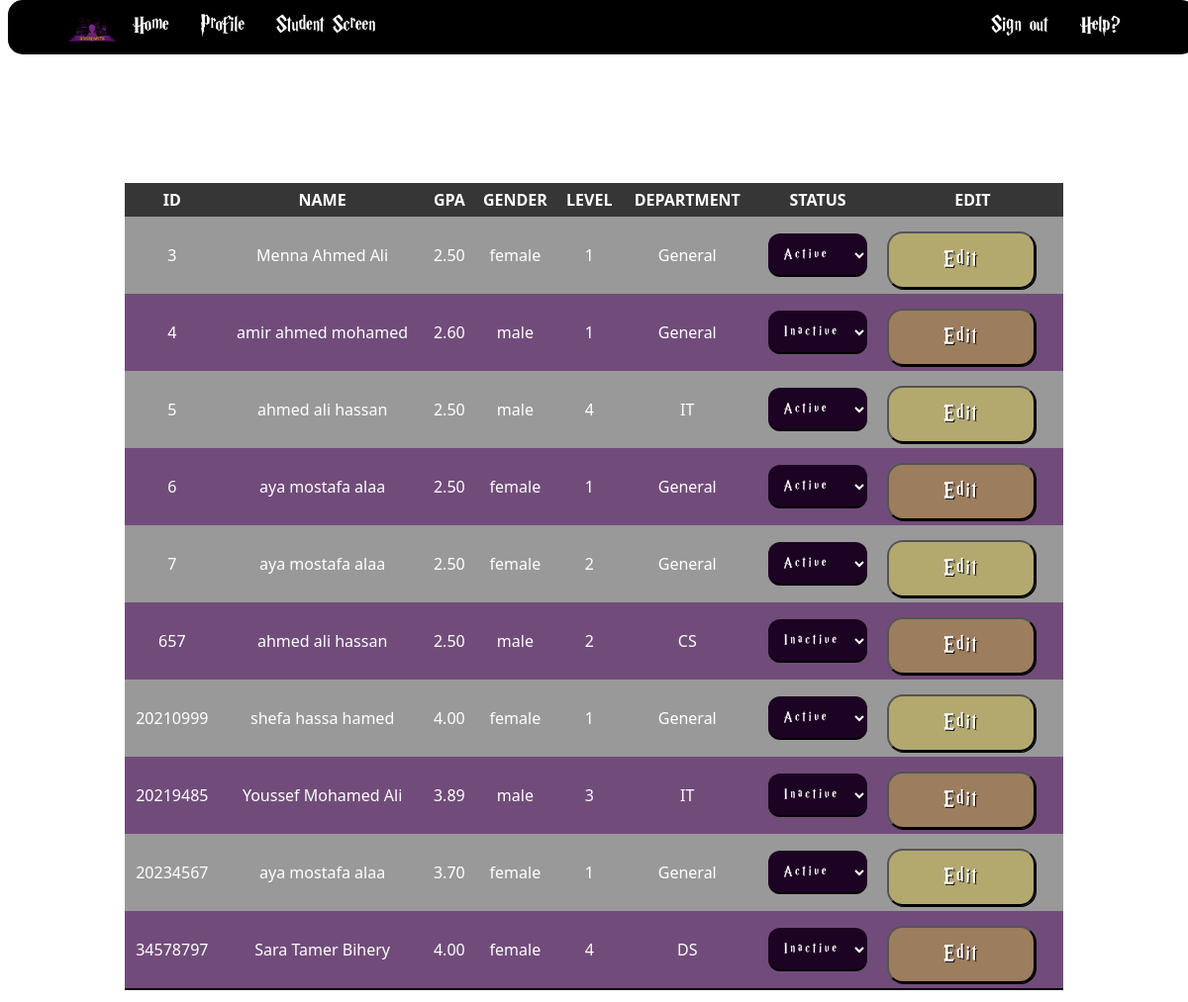
The page /home/student_screen/view on the database as committed earlier.
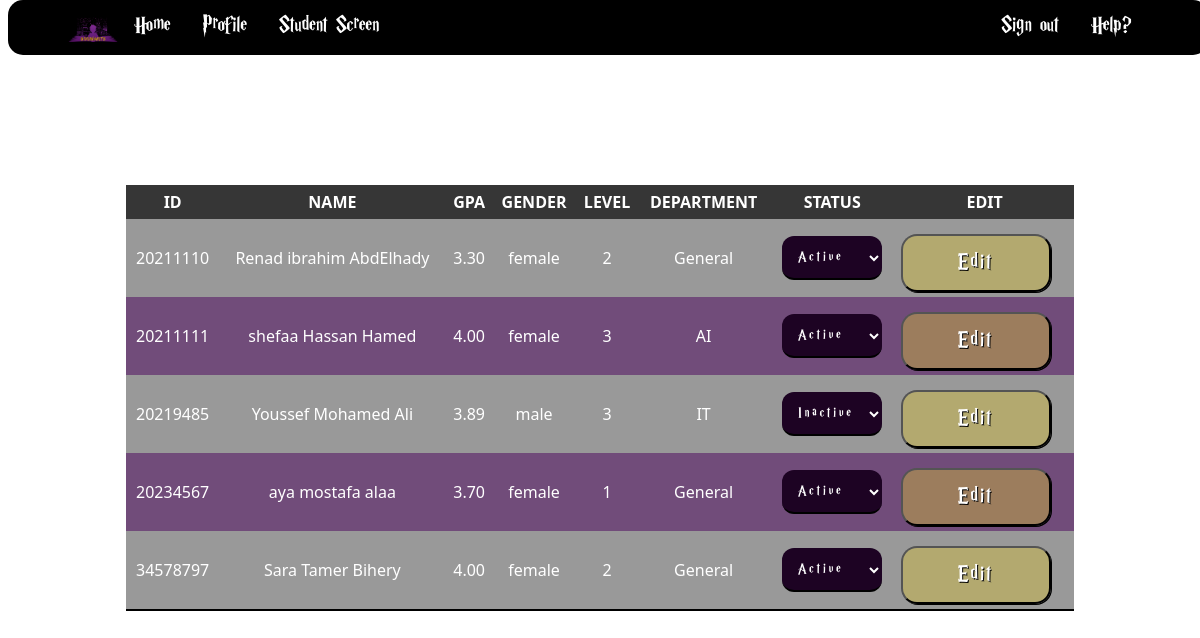
The same page on the database as committed later.
### app/models.py (models this page shows)
class Student(models.Model):
    name = models.CharField(max_length=50)
    id = models.IntegerField(primary_key=True)
    email = models.CharField(max_length=100)
    phone = models.CharField(max_length=12)
    gender = models.CharField(max_length=10, choices=CHOICE)
    status = models.CharField(max_length=10, choices=STATUS)
    level = models.IntegerField(choices=LEVEL)
    department = models.CharField(
        max_length=30, choices=DEPARTMENT, default=None)
    gpa = models.DecimalField(max_digits=3, decimal_places=2, default=None)
    nationalid = models.IntegerField(default=None)
    nationality = models.CharField(max_length=50, choices=NATIONALITY)
    birthdate = models.DateTimeField(default=None)

### app/views.py (the view)
# urls.py: path('home/student_screen/view', views.view, name='viewpage'),
def view(request):
    students = Student.objects.all()
    return render(request, 'view.html', {'students': students})

### app/templates/view.html (shortened to what this page needs)
{% load static %}
<!DOCTYPE html>
<html lang="en">
  <head>
    <link rel="stylesheet" href="{% static 'styleSheet.css' %}" />
  </head>
  <header>
    <nav>
      <ul class="left">
        <li>
          <img
            src="../../static/imgs/logo.png"
            alt=""
            width="20px"
            height="20px"
            title="logo"
          />
        </li>
        <li><a href="../">Home</a></li>
        <li><a href="../profile">Profile</a></li>
        <li><a href="../student_screen">Student Screen</a></li>
      </ul>
      <ul class="right">
        <li><a href="../../signin">Sign out</a></li>
        <li><a href="../help">Help?</a></li>
      </ul>
    </nav>
  </header>
  <body>
    <h1 class="center">Students Records</h1>
    <br />
    <div>
      <table id="table-records">
        <tr>
          <th><b>ID</b></th>
          <th><b>Name</b></th>
          <th><b>GPA</b></th>
          <th><b>Gender</b></th>
          <th><b>Level</b></th>
          <th><b>Department</b></th>
          <th><b>Status</b></th>
          <th><b>Edit</b></th>
        </tr>
        <tbody id="tbody">
          {% for student in students %}
          <tr>
            <td>{{student.id}}</td>
            <td>{{student.name}}</td>
            <td>{{student.gpa}}</td>
            <td>{{ student.get_gender_display }}</td>
            <td>{{ student.get_level_display }}</td>
            <td>{{ student.get_department_display }}</td>
            <td>
              <select
                id="status-dropdown-{{ student.id }}"
                onchange="updateStatus('{{ student.id }}')"
              >
                {% if student.get_status_display == 'Active' %}
                <option value="Active" selected>Active</option>
                {% else %}
                <option value="Active">Active</option>
                {% endif %} {% if student.get_status_display == 'Inactive' %}
                <option value="Inactive" selected>Inactive</option>
                {% else %}
                <option value="Inactive">Inactive</option>
                {% endif %}
              </select>
            </td>
            <td>
              <a href="edit_student/{{student.id}}"
                ><button name="edit" type="">Edit</button></a
              >
            </td>
          </tr>
          {% endfor %}
        </tbody>
      </table>
    </div>
  </body>
</html>

Rows that differ between the two databases and show on the page:
removed Student: id "3", name "Menna Ahmed Ali", gpa "2.50", gender "female", level "1", department "General", status+id "Active"
removed Student: id "4", name "amir ahmed mohamed", gpa "2.60", gender "male", level "1", department "General", status+id "Inactive"
removed Student: id "5", name "ahmed ali hassan", gpa "2.50", gender "male", level "4", department "IT", status+id "Active"
removed Student: id "6", name "aya mostafa alaa", gpa "2.50", gender "female", level "1", department "General", status+id "Active"
removed Student: id "7", name "aya mostafa alaa", gpa "2.50", gender "female", level "2", department "General", status+id "Active"
removed Student: id "657", name "ahmed ali hassan", gpa "2.50", gender "male", level "2", department "CS", status+id "Inactive"
removed Student: id "20210999", name "shefa hassa hamed", gpa "4.00", gender "female", level "1", department "General", status+id "Active"
added Student: id "20211110", name "Renad ibrahim AbdElhady", gpa "3.30", gender "female", level "2", department "General", status+id "Active"
added Student: id "20211111", name "shefaa Hassan Hamed", gpa "4.00", gender "female", level "3", department "AI", status+id "Active"
changed Student "Sara Tamer Bihery": level "4" → "2"; department "DS" → "General"; status+id "Inactive" → "Active"
